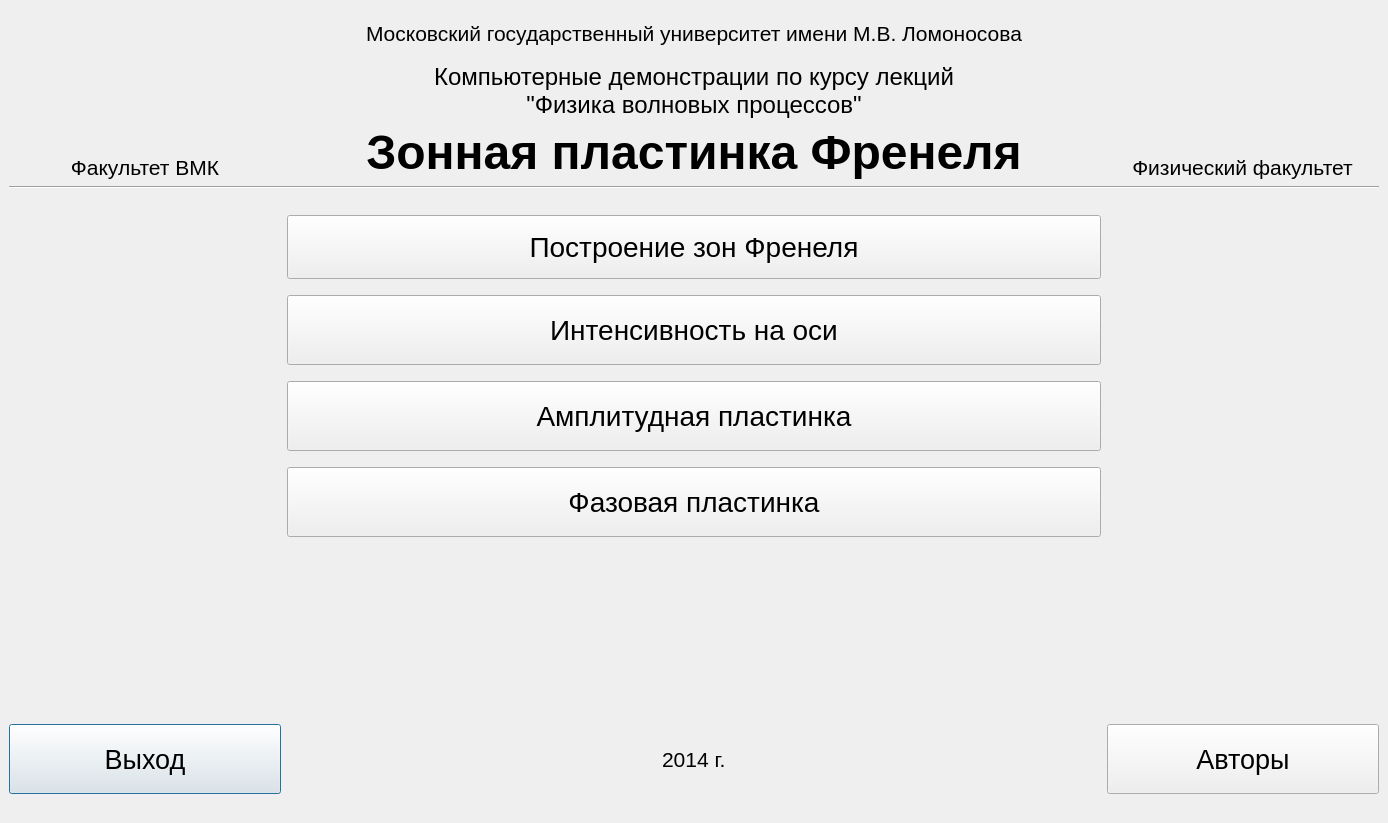
<?xml version="1.0" encoding="UTF-8"?>
<ui version="4.0">
 <class>TitleWindow</class>
 <widget class="QMainWindow" name="TitleWindow">
  <property name="geometry">
   <rect>
    <x>0</x>
    <y>0</y>
    <width>1388</width>
    <height>823</height>
   </rect>
  </property>
  <property name="windowTitle">
   <string>MainWindow</string>
  </property>
  <widget class="QWidget" name="centralwidget">
   <layout class="QGridLayout" name="gridLayout_2">
    <item row="0" column="0">
     <layout class="QGridLayout" name="gridLayout" columnstretch="1,3,1">
      <item row="7" column="1">
       <widget class="FontScalablePushButton" name="pushButton_IntensityGraph">
        <property name="sizePolicy">
         <sizepolicy hsizetype="Preferred" vsizetype="Preferred">
          <horstretch>0</horstretch>
          <verstretch>0</verstretch>
         </sizepolicy>
        </property>
        <property name="minimumSize">
         <size>
          <width>0</width>
          <height>70</height>
         </size>
        </property>
        <property name="font">
         <font>
          <family>Arial</family>
          <pointsize>21</pointsize>
          <weight>50</weight>
          <bold>false</bold>
         </font>
        </property>
        <property name="styleSheet">
         <string notr="true">padding-top:15%;
padding-bottom:15%</string>
        </property>
        <property name="text">
         <string>Интенсивность на оси</string>
        </property>
       </widget>
      </item>
      <item row="14" column="1">
       <spacer name="verticalSpacer">
        <property name="orientation">
         <enum>Qt::Vertical</enum>
        </property>
        <property name="sizeHint" stdset="0">
         <size>
          <width>20</width>
          <height>40</height>
         </size>
        </property>
       </spacer>
      </item>
      <item row="5" column="1">
       <widget class="FontScalablePushButton" name="pushButton_Intro">
        <property name="sizePolicy">
         <sizepolicy hsizetype="Preferred" vsizetype="Preferred">
          <horstretch>0</horstretch>
          <verstretch>0</verstretch>
         </sizepolicy>
        </property>
        <property name="minimumSize">
         <size>
          <width>0</width>
          <height>0</height>
         </size>
        </property>
        <property name="font">
         <font>
          <family>Arial</family>
          <pointsize>21</pointsize>
          <weight>50</weight>
          <bold>false</bold>
         </font>
        </property>
        <property name="toolTipDuration">
         <number>-1</number>
        </property>
        <property name="styleSheet">
         <string notr="true">padding-top:15%;
padding-bottom:15%</string>
        </property>
        <property name="text">
         <string>Построение зон Френеля</string>
        </property>
        <property name="checkable">
         <bool>false</bool>
        </property>
        <property name="default">
         <bool>false</bool>
        </property>
        <property name="flat">
         <bool>false</bool>
        </property>
       </widget>
      </item>
      <item row="6" column="1">
       <spacer name="verticalSpacer_5">
        <property name="orientation">
         <enum>Qt::Vertical</enum>
        </property>
        <property name="sizeType">
         <enum>QSizePolicy::Fixed</enum>
        </property>
        <property name="sizeHint" stdset="0">
         <size>
          <width>20</width>
          <height>10</height>
         </size>
        </property>
       </spacer>
      </item>
      <item row="11" column="1">
       <widget class="FontScalablePushButton" name="pushButton_PhasePlate">
        <property name="sizePolicy">
         <sizepolicy hsizetype="Preferred" vsizetype="Preferred">
          <horstretch>0</horstretch>
          <verstretch>0</verstretch>
         </sizepolicy>
        </property>
        <property name="minimumSize">
         <size>
          <width>0</width>
          <height>70</height>
         </size>
        </property>
        <property name="font">
         <font>
          <family>Arial</family>
          <pointsize>21</pointsize>
          <weight>50</weight>
          <bold>false</bold>
         </font>
        </property>
        <property name="styleSheet">
         <string notr="true">padding-top:15%;
padding-bottom:15%</string>
        </property>
        <property name="text">
         <string>Фазовая пластинка</string>
        </property>
       </widget>
      </item>
      <item row="15" column="1">
       <widget class="QWidget" name="widget" native="true">
        <property name="minimumSize">
         <size>
          <width>0</width>
          <height>70</height>
         </size>
        </property>
        <layout class="QHBoxLayout" name="horizontalLayout">
         <item alignment="Qt::AlignHCenter">
          <widget class="FontScalableLabel" name="label_3">
           <property name="font">
            <font>
             <family>Arial</family>
             <pointsize>16</pointsize>
            </font>
           </property>
           <property name="text">
            <string>2014 г.</string>
           </property>
          </widget>
         </item>
        </layout>
       </widget>
      </item>
      <item row="4" column="1">
       <spacer name="verticalSpacer_3">
        <property name="orientation">
         <enum>Qt::Vertical</enum>
        </property>
        <property name="sizeType">
         <enum>QSizePolicy::Fixed</enum>
        </property>
        <property name="sizeHint" stdset="0">
         <size>
          <width>20</width>
          <height>20</height>
         </size>
        </property>
       </spacer>
      </item>
      <item row="8" column="1">
       <spacer name="verticalSpacer_6">
        <property name="orientation">
         <enum>Qt::Vertical</enum>
        </property>
        <property name="sizeType">
         <enum>QSizePolicy::Fixed</enum>
        </property>
        <property name="sizeHint" stdset="0">
         <size>
          <width>20</width>
          <height>10</height>
         </size>
        </property>
       </spacer>
      </item>
      <item row="3" column="0" colspan="3">
       <widget class="Line" name="line">
        <property name="orientation">
         <enum>Qt::Horizontal</enum>
        </property>
       </widget>
      </item>
      <item row="16" column="1">
       <spacer name="verticalSpacer_7">
        <property name="orientation">
         <enum>Qt::Vertical</enum>
        </property>
        <property name="sizeType">
         <enum>QSizePolicy::Fixed</enum>
        </property>
        <property name="sizeHint" stdset="0">
         <size>
          <width>20</width>
          <height>20</height>
         </size>
        </property>
       </spacer>
      </item>
      <item row="10" column="1">
       <spacer name="verticalSpacer_8">
        <property name="orientation">
         <enum>Qt::Vertical</enum>
        </property>
        <property name="sizeType">
         <enum>QSizePolicy::Fixed</enum>
        </property>
        <property name="sizeHint" stdset="0">
         <size>
          <width>20</width>
          <height>10</height>
         </size>
        </property>
       </spacer>
      </item>
      <item row="9" column="1">
       <widget class="FontScalablePushButton" name="pushButton_AmplitudePlate">
        <property name="sizePolicy">
         <sizepolicy hsizetype="Preferred" vsizetype="Preferred">
          <horstretch>0</horstretch>
          <verstretch>0</verstretch>
         </sizepolicy>
        </property>
        <property name="minimumSize">
         <size>
          <width>0</width>
          <height>70</height>
         </size>
        </property>
        <property name="font">
         <font>
          <family>Arial</family>
          <pointsize>21</pointsize>
          <weight>50</weight>
          <bold>false</bold>
         </font>
        </property>
        <property name="styleSheet">
         <string notr="true">padding-top:15%;
padding-bottom:15%</string>
        </property>
        <property name="text">
         <string>Амплитудная пластинка</string>
        </property>
       </widget>
      </item>
      <item row="12" column="1">
       <spacer name="verticalSpacer_9">
        <property name="orientation">
         <enum>Qt::Vertical</enum>
        </property>
        <property name="sizeType">
         <enum>QSizePolicy::Fixed</enum>
        </property>
        <property name="sizeHint" stdset="0">
         <size>
          <width>20</width>
          <height>10</height>
         </size>
        </property>
       </spacer>
      </item>
      <item row="1" column="1">
       <layout class="QVBoxLayout" name="verticalLayout">
        <property name="leftMargin">
         <number>6</number>
        </property>
        <property name="rightMargin">
         <number>6</number>
        </property>
        <item>
         <widget class="FontScalableLabel" name="label_4">
          <property name="font">
           <font>
            <family>Arial</family>
            <pointsize>16</pointsize>
            <italic>false</italic>
           </font>
          </property>
          <property name="text">
           <string>Московский государственный университет имени М.В. Ломоносова</string>
          </property>
          <property name="alignment">
           <set>Qt::AlignCenter</set>
          </property>
         </widget>
        </item>
        <item>
         <widget class="FontScalableLabel" name="label_5">
          <property name="font">
           <font>
            <family>Arial</family>
            <pointsize>18</pointsize>
            <italic>false</italic>
           </font>
          </property>
          <property name="text">
           <string>Компьютерные демонстрации по курсу лекций
&quot;Физика волновых процессов&quot;</string>
          </property>
          <property name="alignment">
           <set>Qt::AlignCenter</set>
          </property>
         </widget>
        </item>
        <item>
         <widget class="FontScalableLabel" name="label_6">
          <property name="font">
           <font>
            <family>Arial</family>
            <pointsize>36</pointsize>
            <weight>75</weight>
            <italic>false</italic>
            <bold>true</bold>
           </font>
          </property>
          <property name="text">
           <string>Зонная пластинка Френеля</string>
          </property>
          <property name="alignment">
           <set>Qt::AlignCenter</set>
          </property>
         </widget>
        </item>
       </layout>
      </item>
      <item row="1" column="0">
       <layout class="QVBoxLayout" name="verticalLayout_2">
        <item>
         <widget class="QWidget" name="widget_2" native="true">
          <property name="sizePolicy">
           <sizepolicy hsizetype="MinimumExpanding" vsizetype="MinimumExpanding">
            <horstretch>0</horstretch>
            <verstretch>0</verstretch>
           </sizepolicy>
          </property>
          <property name="styleSheet">
           <string notr="true">image: url(:cmc-logo.png);</string>
          </property>
         </widget>
        </item>
        <item alignment="Qt::AlignHCenter|Qt::AlignBottom">
         <widget class="FontScalableLabel" name="label">
          <property name="sizePolicy">
           <sizepolicy hsizetype="Fixed" vsizetype="Fixed">
            <horstretch>0</horstretch>
            <verstretch>0</verstretch>
           </sizepolicy>
          </property>
          <property name="font">
           <font>
            <family>Arial</family>
            <pointsize>16</pointsize>
            <italic>false</italic>
            <kerning>true</kerning>
           </font>
          </property>
          <property name="text">
           <string>Факультет ВМК</string>
          </property>
          <property name="alignment">
           <set>Qt::AlignCenter</set>
          </property>
         </widget>
        </item>
       </layout>
      </item>
      <item row="1" column="2">
       <layout class="QVBoxLayout" name="verticalLayout_4">
        <item>
         <widget class="QWidget" name="widget_3" native="true">
          <property name="sizePolicy">
           <sizepolicy hsizetype="MinimumExpanding" vsizetype="MinimumExpanding">
            <horstretch>0</horstretch>
            <verstretch>0</verstretch>
           </sizepolicy>
          </property>
          <property name="styleSheet">
           <string notr="true">image: url(:phys-logo.png);</string>
          </property>
         </widget>
        </item>
        <item alignment="Qt::AlignHCenter|Qt::AlignBottom">
         <widget class="FontScalableLabel" name="label_2">
          <property name="sizePolicy">
           <sizepolicy hsizetype="Fixed" vsizetype="Fixed">
            <horstretch>0</horstretch>
            <verstretch>0</verstretch>
           </sizepolicy>
          </property>
          <property name="font">
           <font>
            <family>Arial</family>
            <pointsize>16</pointsize>
            <italic>false</italic>
            <kerning>true</kerning>
           </font>
          </property>
          <property name="text">
           <string>Физический факультет</string>
          </property>
          <property name="alignment">
           <set>Qt::AlignCenter</set>
          </property>
         </widget>
        </item>
       </layout>
      </item>
      <item row="15" column="2">
       <widget class="FontScalablePushButton" name="pushButton_Authors">
        <property name="sizePolicy">
         <sizepolicy hsizetype="Preferred" vsizetype="Preferred">
          <horstretch>0</horstretch>
          <verstretch>0</verstretch>
         </sizepolicy>
        </property>
        <property name="minimumSize">
         <size>
          <width>0</width>
          <height>50</height>
         </size>
        </property>
        <property name="font">
         <font>
          <family>Arial</family>
          <pointsize>20</pointsize>
          <weight>50</weight>
          <bold>false</bold>
         </font>
        </property>
        <property name="styleSheet">
         <string notr="true">padding-top:15%;
padding-bottom:15%</string>
        </property>
        <property name="text">
         <string>Авторы</string>
        </property>
       </widget>
      </item>
      <item row="15" column="0">
       <widget class="FontScalablePushButton" name="pushButton_Exit">
        <property name="sizePolicy">
         <sizepolicy hsizetype="Preferred" vsizetype="Preferred">
          <horstretch>0</horstretch>
          <verstretch>0</verstretch>
         </sizepolicy>
        </property>
        <property name="minimumSize">
         <size>
          <width>0</width>
          <height>0</height>
         </size>
        </property>
        <property name="font">
         <font>
          <family>Arial</family>
          <pointsize>20</pointsize>
          <weight>50</weight>
          <bold>false</bold>
         </font>
        </property>
        <property name="text">
         <string>Выход</string>
        </property>
        <property name="default">
         <bool>true</bool>
        </property>
       </widget>
      </item>
     </layout>
    </item>
   </layout>
  </widget>
 </widget>
 <customwidgets>
  <customwidget>
   <class>FontScalableLabel</class>
   <extends>QLabel</extends>
   <header>fontscalablelabel.h</header>
  </customwidget>
  <customwidget>
   <class>FontScalablePushButton</class>
   <extends>QPushButton</extends>
   <header>fontscalablepushbutton.h</header>
  </customwidget>
 </customwidgets>
 <resources/>
 <connections/>
</ui>
